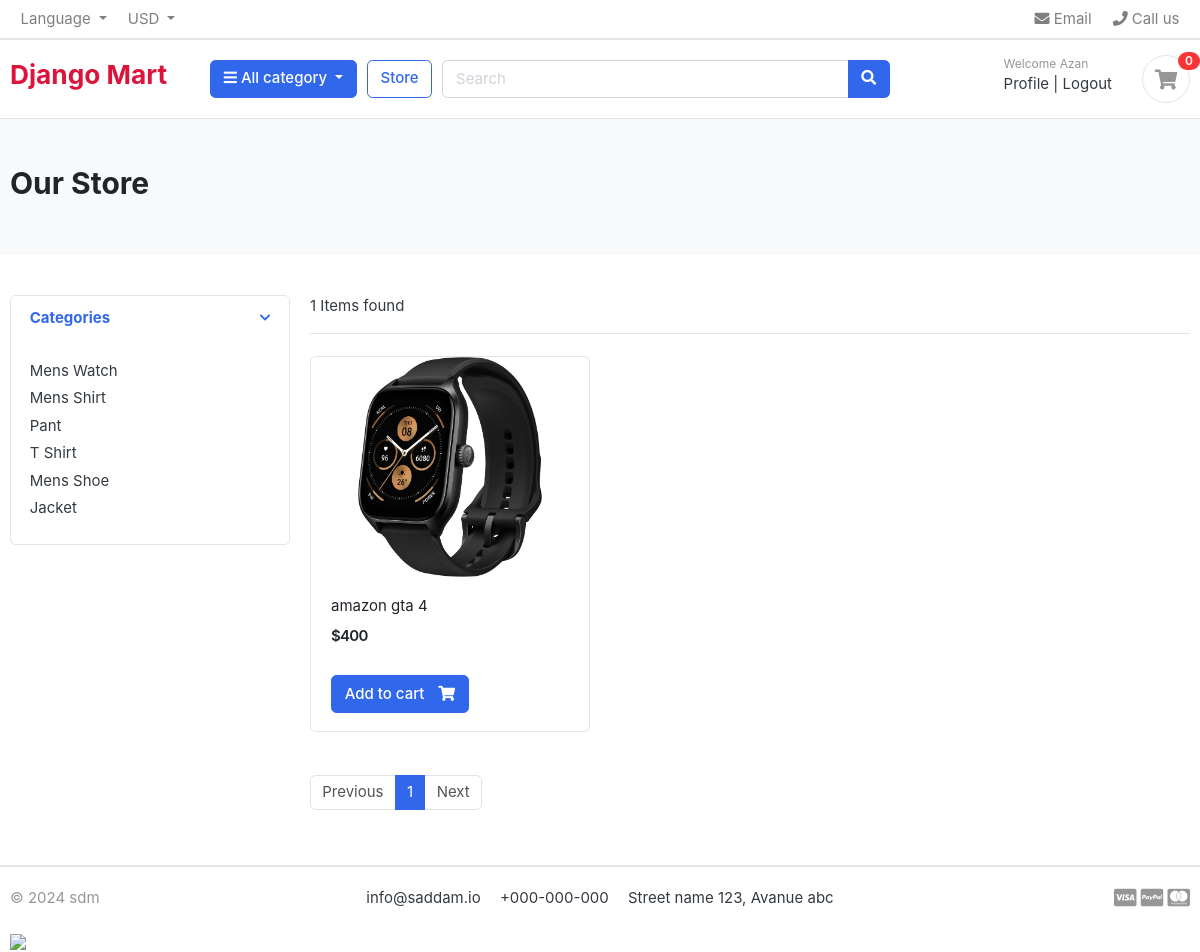
Page /store/category/mens-watch/ (signed in) on the committed database.
### catagory/models.py (models this page shows, shortened)
class Category(models.Model):
    category_name = models.CharField(max_length = 50, unique = True)
    slug = models.SlugField(max_length = 100, unique = True)
    description = models.TextField(max_length = 255, blank = True)
    cat_image = models.ImageField(upload_to= 'photos/categories', blank = True)

### store/models.py (models this page shows, shortened)
class Product(models.Model):
    product_name = models.CharField(max_length=100, unique = True)
    slug = models.SlugField(max_length=200, unique = True)
    description = models.TextField(max_length = 500, blank = True)
    price = models.IntegerField()
    image = models.ImageField(upload_to = 'photos/products')
    stock = models.IntegerField()
    is_available = models.BooleanField(default = True)
    category = models.ForeignKey(Category, on_delete=models.CASCADE)
    created_date = models.DateTimeField(auto_now_add = True)
    modified_date = models.DateTimeField(auto_now= True)

### store/views.py (the view)
# urls.py: path('store/', include('store.urls')),
def store(request, category_slug = None):
    if category_slug :
        category = get_object_or_404(Category, slug = category_slug)
        products = Product.objects.filter(is_available = True, category = category)
        page = request.GET.get('page')
        paginator = Paginator(products, 1)
        paged_product = paginator.get_page(page)
    else:
        products = Product.objects.filter(is_available = True)
        page = request.GET.get('page')
        paginator = Paginator(products, 6)
        paged_product = paginator.get_page(page)
    categories = Category.objects.all()
    context = {'products' : paged_product, 'categories':categories}
    return render(request, 'store/store.html',context )

### cart/context_processors.py (called while the page is built)
def counter(request):
    cart_count = 0
    if 'admin' in request.path:
        return{}
    else:
        try:
            cart = Cart.objects.filter(cart_id = Cart.cart_id)
            if request.user.is_authenticated:
                cart_items = CartItem.objects.all().filter(user = request.user)
            else:
                cart = Cart.objects.get(cart_id=_cart_id(request))
                cart_items = CartItem.objects.filter(cart=cart, is_active=True)
            for cart_item in cart_items:
                cart_count += cart_item.quantity
            return dict(cart_count = cart_count)
        except cart.DoesNotExist:
            cart_count = 0
    return dict(cart_count = cart_count)

### store/templates/store/store.html (shortened to what this page needs)
{% extends 'base.html' %}
{% block body %}
<section class="section-pagetop bg">
	<div class="container">
		<h2 class="title-page">Our Store</h2>
	</div>
	</section>
	<section class="section-content padding-y">
	<div class="container">
	<div class="row">
		<aside class="col-md-3">
	<div class="card">
		<article class="filter-group">
			<header class="card-header">
				<a href="#" data-toggle="collapse" data-target="#collapse_1" aria-expanded="true" class="">
					<i class="icon-control fa fa-chevron-down"></i>
					<h6 class="title">Categories</h6>
				</a>
			</header>
			<div class="filter-content collapse show" id="collapse_1" style="color:red">
				<div class="card-body">
					<ul class="list-menu">
						{% for ct in categories %}
							<li><a href="{% url 'products_by_category' ct.slug %}">{{ct.category_name}} </a></li>
						{% endfor %}
					</ul>
				</div>
			</div>
		</article>
	</div>
		</aside>
		<main class="col-md-9">
	<header class="border-bottom mb-4 pb-3">
			<div class="form-inline">
				<span class="mr-md-auto">{{products | length }} Items found </span>
			</div>
	</header>
	<div class="row">
	{% for item in products %}
	<div class="col-md-4">
		<figure class="card card-product-grid">
			<div class="img-wrap">
				<img src="{{item.image.url}}">
			</div>
			<figcaption class="info-wrap">
				<div class="fix-height">
					<a href="{% url 'product_details' item.category.slug item.slug %}" class="title">{{item.product_name}}</a>
					<div class="price-wrap mt-2">
						<span class="price">${{item.price}}</span>
					</div>
				</div>
				<form method="post">
					<a href="{% url 'add_cart' item.id %}" class="btn  btn-primary">
						<span class="text">Add to cart</span>
						<i class="fas fa-shopping-cart"></i>
					</a>
				</form>
			</figcaption>
		</figure>
	</div>
	{% endfor %}
	</div>
	<nav class="mt-4" aria-label="Page navigation sample">
	  <ul class="pagination">
		{% if products.has_previous %}
			<li class="page-item "><a class="page-link" href="?page={{products.previous_page_number}}">Previous</a></li>
		{% else %}
			<li class="page-item disabled"><a class="page-link">Previous</a></li>
		{% endif %}
		{%for num in products.paginator.page_range %}
			<li class="page-item active"><a class="page-link" href="?page={{num}}">{{num}}</a></li>
		{% endfor %}
		{% if products.has_next %}
			<li class="page-item "><a class="page-link" href="?page={{products.next_page_number}}">Next</a></li>
		{% else %}
			<li class="page-item disabled"><a class="page-link">Next</a></li>
		{% endif %}
	  </ul>
	</nav>
		</main>
	</div>
	</div>
	</section>
{% endblock %}

### templates/base.html (shortened to what this page needs)
<!DOCTYPE html>
{% load static %}
<html lang="en">
    <head>
        <link href="{% static 'css/bootstrap.css' %}" rel="stylesheet" type="text/css" />
        <link
          href="{% static 'fonts/fontawesome/css/all.min.css' %}"
          type="text/css"
          rel="stylesheet"
        />
        <link href="{% static 'css/ui.css' %}" rel="stylesheet" type="text/css" />
        <link
          href="{% static 'css/responsive.css' %}"
          rel="stylesheet"
          media="only screen and (max-width: 1200px)"
        />
      </head>
<body>
  <nav class="navbar p-md-0 navbar-expand-sm navbar-light border-bottom">
    <div class="container">
      <div class="collapse navbar-collapse" id="navbarTop4">
        <ul class="navbar-nav mr-auto">
          <li class="nav-item dropdown">
           <a href="#" class="nav-link dropdown-toggle" data-toggle="dropdown">   Language </a>
        </li>
        <li class="nav-item dropdown">
          <a href="#" class="nav-link dropdown-toggle" data-toggle="dropdown"> USD </a>
        </li>
        </ul>
        <ul class="navbar-nav">
        <li><a href="#" class="nav-link"> <i class="fa fa-envelope"></i> Email </a></li>
        <li><a href="#" class="nav-link"> <i class="fa fa-phone"></i> Call us </a></li>
      </ul>
      </div>
    </div>
    </nav>
    <header class="section-header">
        <nav class="navbar p-md-0 navbar-expand-sm navbar-light border-bottom">
        </nav>
        <section class="header-main border-bottom">
          <div class="container">
            <div class="row align-items-center">
              <div class="col-lg-2 col-md-3 col-6" >
                <a href="/" class="brand-wrap">
                  <h3 style="color:crimson;"> Django Mart</h3>
                </a>
              </div>
              <div class="col-lg col-sm col-md col-6 flex-grow-0">
                <div class="category-wrap dropdown d-inline-block float-right">
                  <button
                    type="button"
                    class="btn btn-primary dropdown-toggle"
                    data-toggle="dropdown"
                  >
                    <i class="fa fa-bars"></i> All category
                  </button>
                </div>
              </div>
              <a href="{% url 'store' %}" class="btn btn-outline-primary">Store</a>
              <div class="col-lg col-md-6 col-sm-12 col">
                <form action="#" class="search">
                  <div class="input-group w-100">
                    <input
                      type="text"
                      class="form-control"
                      style="width: 60%"
                      placeholder="Search"
                    />
                    <div class="input-group-append">
                      <button class="btn btn-primary" type="submit">
                        <i class="fa fa-search"></i>
                      </button>
                    </div>
                  </div>
                </form>
              </div>
              <div class="col-lg-3 col-sm-6 col-8 order-2 order-lg-3">
                <div class="d-flex justify-content-end mb-3 mb-lg-0">
                  <div class="widget-header">
                    {% if request.user.is_authenticated %}
                    <small class="title text-muted">Welcome {{request.user.first_name}}</small>
                    <div>
                      <a href="{% url 'profile' %}">Profile</a>
                      <span class="dark-transp"> | </span>
                      <a href="{% url 'logout' %}">Logout</a>
                    </div>
                    {% endif %}
                  </div>
                  <a href="{% url 'cart' %}" class="widget-header pl-3 ml-3">
                    <div class="icon icon-sm rounded-circle border">
                      <i class="fa fa-shopping-cart"></i>
                    </div>
                    <span class="badge badge-pill badge-danger notify">{{cart_count}}</span>
                  </a>
                </div>
              </div>
            </div>
          </div>
        </section>
      </header>
    {% block body %}
    {% endblock %}
<footer class="section-footer border-top">
	<div class="container">
		<section class="footer-bottom border-top row">
			<div class="col-md-2">
				<p class="text-muted"> &copy 2024 sdm </p>
			</div>
			<div class="col-md-8 text-md-center">
				<span  class="px-2">info@saddam.io</span>
				<span  class="px-2">+000-000-000</span>
				<span  class="px-2">Street name 123, Avanue abc</span>
			</div>
			<div class="col-md-2 text-md-right text-muted">
				<i class="fab fa-lg fa-cc-visa"></i>
				<i class="fab fa-lg fa-cc-paypal"></i>
				<i class="fab fa-lg fa-cc-mastercard"></i>
			</div>
		</section>
    <a target="_blank" href="https://www.sslcommerz.com/" title="SSLCommerz" alt="SSLCommerz"><img style="width:1200px;height:auto;" src="https://securepay.sslcommerz.com/public/image/SSLCommerz-Pay-With-logo-All-Size-03.png" /></a>
	</div>
</footer>
</body>
</html>

### static/css/ui.css (style rules this page uses)
html { font-family: "Inter", sans-serif; font-size: 15px; }
.img-wrap { text-align: center; display: block; }
.img-wrap img { max-width: 100%; }
.price-wrap { letter-spacing: -0.7px; }
.icon-xs, .icon-sm, .icon-md, .icon-lg { display: inline-block; text-align: center; flex-shrink: 0; flex-grow: 0; }
.icon-sm { width: 48px; height: 48px; line-height: 48px !important; font-size: 20px; }
.padding-y { padding-top: 40px; padding-bottom: 40px; }
figure { margin-bottom: 0; }
article:after, .form-group:after { display: block; clear: both; content: ""; }
.bg { background-color: #f8f9fa; }
.title-page { color: #212529; }
p:last-child { margin-bottom: 0; }
.header-main { position: relative; padding-top: 1rem; padding-bottom: 1rem; }
.widget-header { display: inline-block; vertical-align: middle; position: relative; }
.widget-header a { color: #343a40; }
.widget-header i { color: #969696; }
.widget-header .title { display: block; }
.widget-header .notify { position: absolute; top: -3px; right: -10px; }
.footer-bottom { padding-top: 20px; padding-bottom: 20px; }
.btn .text + i { margin-left: 10px; }
[class*=list-] li:after { visibility: hidden; display: block; content: ""; overflow: hidden; height: 0; clear: both; }
.list-menu { list-style: none; margin: 0; padding-left: 0; }
.list-menu li { margin-bottom: 5px; }
.list-menu a { color: #343a40; }
[class*=card-product] a.title { color: #212529; display: block; }
[class*=card-product] .img-wrap { overflow: hidden; position: relative; }
[class*=card-product] .img-wrap img { height: 100%; max-width: 100%; width: auto; display: inline-block; -o-object-fit: cover; object-fit: cover; }
.card-product-grid { margin-bottom: 20px; }
.card-product-grid .img-wrap { border-radius: 0.2rem 0.2rem 0 0; height: 220px; }
.card-product-grid .info-wrap { overflow: hidden; padding: 18px 20px; }
.card-product-grid .fix-height { height: 80px; overflow: hidden; }
.card .img-wrap { overflow: hidden; }
.notify { position: absolute; top: -4px; right: -10px; display: inline-block; padding: 0.25em 0.6em; font-size: 12px; line-height: 1; text-align: center; border-radius: 3rem; color: #fff; background-color: #fa3434; }
.price { font-weight: 600; color: #212529; }
.icon-control { margin-top: 5px; float: right; font-size: 80%; }
.card-header .title { margin-bottom: 0; line-height: 1.5; }
.filter-group { border-bottom: 1px solid #e4e4e4; }
.filter-group .card-header { border-bottom: 0; }
.filter-group:last-child { border-bottom: 0; }
.section-pagetop { padding: 45px 0; }

### rows in the picture
Category: category_name "Mens Watch"
Category: category_name "Mens Shirt"
Category: category_name "Pant"
Category: category_name "T Shirt"
Category: category_name "Mens Shoe"
Category: category_name "Jacket"
Product: image (picture), product_name "amazon gta 4", price "400"

### other values in the picture
{{ request.user.first_name }} "Azan"
{{ cart_count }} "0"
{{ products | length }} "1"
{{ num }} "1"
